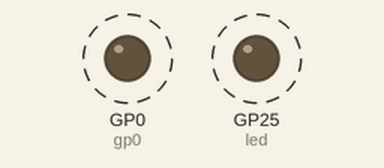
This program was run on a simulated Raspberry Pi Pico running MicroPython. Shown: output pins drawn as LEDs (lit = HIGH). Dashed ring = blinking.

Above: at 0.1 s.
Timing chart, 0 to 4.6 s (numbered marks = the images above):
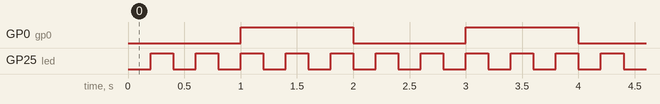

The program:

demo_led_blink.py
```python
import machine
import utime


led = machine.Pin(25, machine.Pin.OUT)
gp0 = machine.Pin(0, machine.Pin.OUT)

def blink_led(timer):
    global led
    led.toggle()

def blink_gp0(timer):
    global gp0
    gp0.toggle()

machine.Timer(freq=5, mode=machine.Timer.PERIODIC, callback=blink_led)
machine.Timer(freq=1, mode=machine.Timer.PERIODIC, callback=blink_gp0)
```

Measured:
- by itself, GP0 (gp0): alternates HIGH for 1.0 s and LOW for 1.0 s
- by itself, GP25 (led): alternates HIGH for 0.20 s and LOW for 0.20 s
- by itself, everything shown: repeats every 2.0 s, in 10 steps
